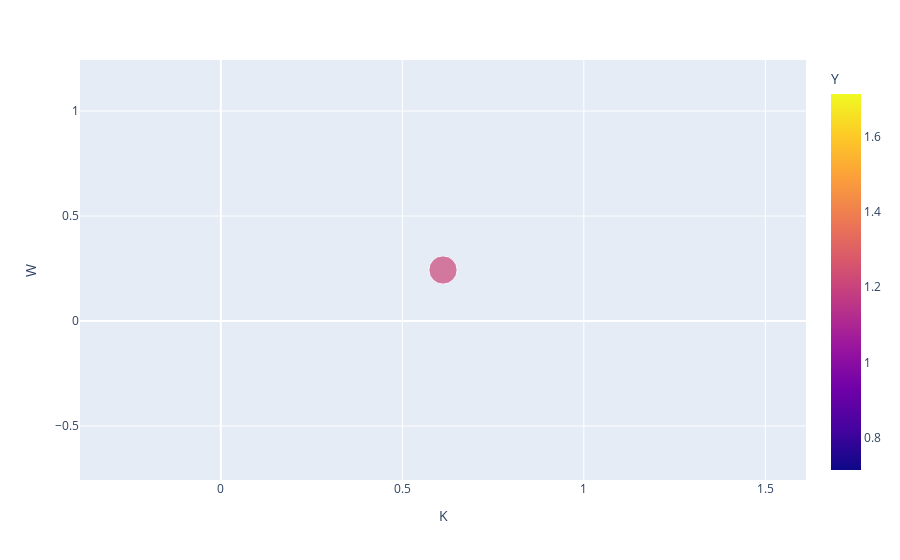

Write notebook code for a chart like this one.
### Code cell
@interact
def plot_city(YEAR = list(df.YEAR.unique())):
    filtered_df = df[df.YEAR == YEAR]
    
    #create plot on filtered data..
    fig = filtered_df.plot(kind="scatter", x = "K", y="W", color="Y", size="R" )
    fig.show()

### Figure 1 — Plotly figure (JSON) as saved in the notebook; plotly's stock layout.template omitted (floating-point values rounded to 4 significant figures)
{"data": [{"hovertemplate": "K=%{x}<br>W=%{y}<br>R=%{marker.size}<br>Y=%{marker.color}<extra></extra>", "legendgroup": "", "marker": {"color": [1.214], "coloraxis": "coloraxis", "size": [0.1454], "sizemode": "area", "sizeref": 0.0003635, "symbol": "circle"}, "mode": "markers", "name": "", "orientation": "v", "showlegend": false, "type": "scatter", "x": [0.612], "xaxis": "x", "y": [0.243], "yaxis": "y"}], "layout": {"coloraxis": {"colorbar": {"title": {"text": "Y"}}, "colorscale": [[0, "#0d0887"], [0.1111, "#46039f"], [0.2222, "#7201a8"], [0.3333, "#9c179e"], [0.4444, "#bd3786"], [0.5556, "#d8576b"], [0.6667, "#ed7953"], [0.7778, "#fb9f3a"], [0.8889, "#fdca26"], [1, "#f0f921"]]}, "legend": {"itemsizing": "constant", "tracegroupgap": 0}, "margin": {"t": 60}, "xaxis": {"anchor": "y", "domain": [0, 1], "title": {"text": "K"}}, "yaxis": {"anchor": "x", "domain": [0, 1], "title": {"text": "W"}}}}
